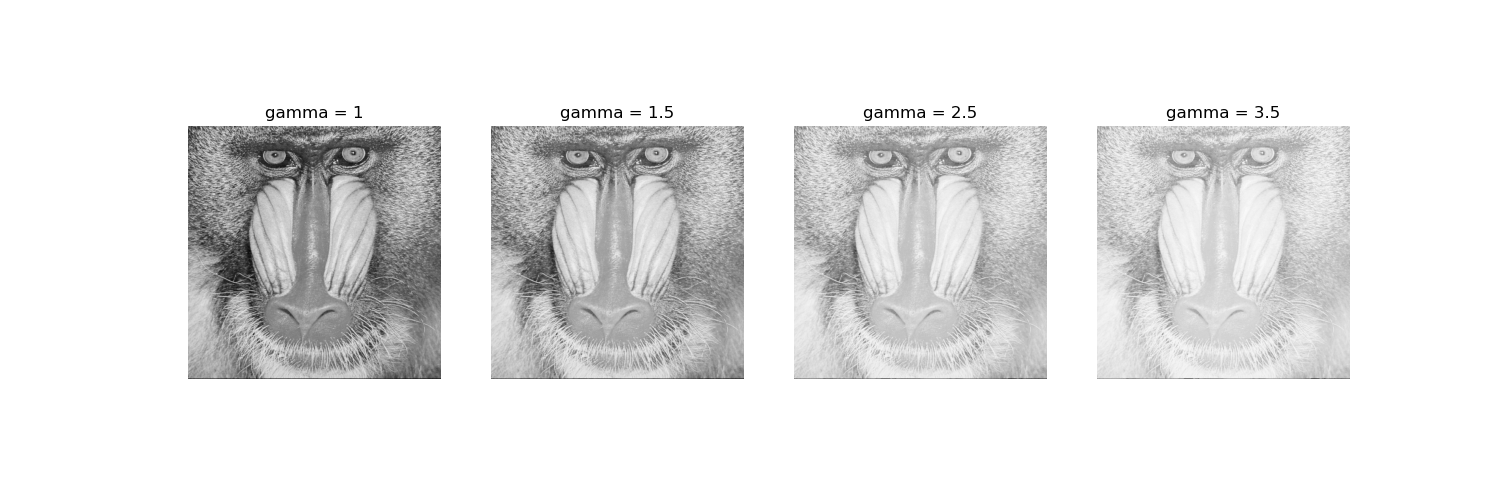

The script that saved this image:
'''
Universidade Estadual de Campinas
Instituto de Computação

MO443 - Introdução ao Processamento Digital de Imagem - 1S2023
Professor Hélio Pedrini

Trabalho 01


Aluno:
Maurício Pereira Lopes
RA: 225242
'''

# ------------------------------------------
# Carregamento de bibliotecas
import imageio as iio
import matplotlib.pyplot as plt
import numpy as np
import random
# ------------------------------------------


# ------------------------------------------
# Questão 1.5 - Ajuste de Brilho
# ------------------------------------------

# ------------------------------------------
# lendo uma imagem
im = iio.imread('https://www.ic.unicamp.br/~helio/imagens_png/baboon.png')

# definindo os valores de gama
gamma = [1, 1.5, 2.5, 3.5]

# convertendo os pixels para os valores de 0 a 1
im_0_to_1 = ((im * ((1 - 0) / 255)) + 0)

# aplicando a equação B = A ** (1/gamma)
# e salvando as imagens em uma lista de arrays
# após convertê-las de volta para 0 a 255
im_B = []
for i in range(4):
    im_B.append(im_0_to_1 ** (1/gamma[i]))
    im_B[i] = (im_B[i] * 255).astype(int)


# plotando as imagens
fig, axs = plt.subplots(1, 4, figsize=(15, 5))
for i in range(4):
    axs[i].imshow(im_B[i], cmap='gray')
    axs[i].set_title(label = ("gamma = " + str(gamma[i])))
    axs[i].axis("off")
plt.savefig("trabalho01-questao1.5.png")
plt.show()